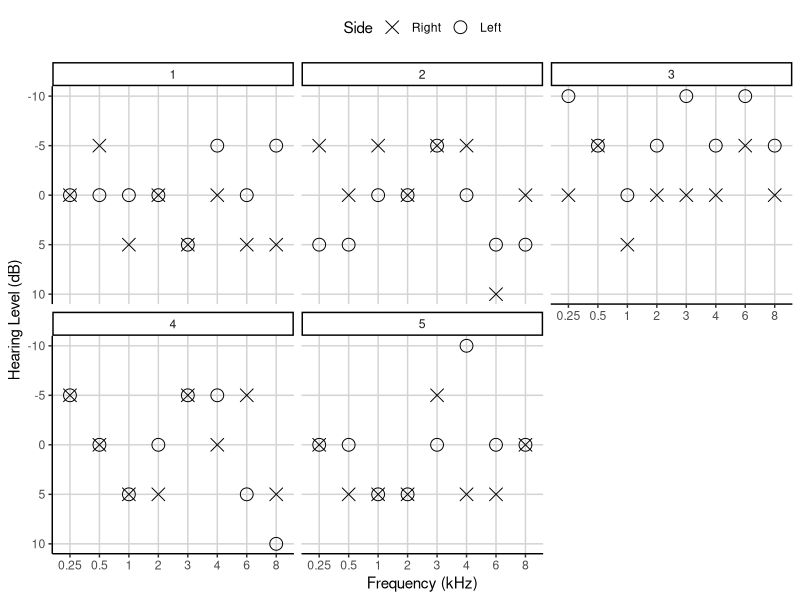
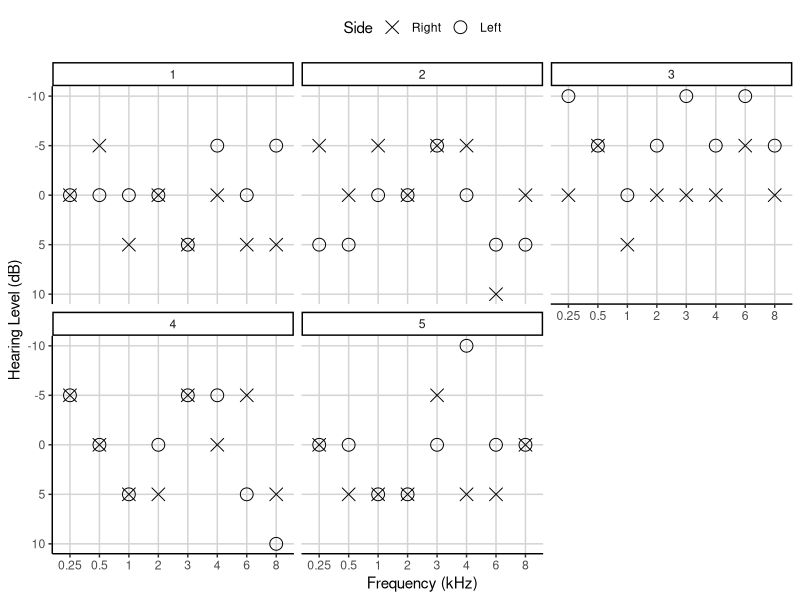

Here is the R script that generated these plots, in order:
library(ggplot2)

p <- 1:5
f <- c(0.25, 0.5, 1, 2, 3, 4, 6, 8)
s <- c("Right", "Left")

df <- expand.grid("s" = s, "f" = f, "p" = p)
df <- df[,3:1]
df$f <- factor(df$f)

p1 <- c(0,0,-5,0,5,0,0,0,5,5,0,-5,5,0,5,-5)
p2 <- c(-5,5,0,5,-5,0,0,0,-5,-5,-5,0,10,5,0,5)
p3 <- c(0,-10,-5,-5,5,0,0,-5,0,-10,0,-5,-5,-10,0,-5)
p4 <- c(-5,-5,0,0,5,5,5,0,-5,-5,0,-5,-5,5,5,10)
p5 <- c(0,0,5,0,5,5,5,5,-5,0,5,-10,5,0,0,0)

df$dB <- c(p1, p2, p3, p4, p5)

df |> 
    ggplot(aes(f, dB, shape = s)) +
    geom_point(size = 4) +
    theme_classic() +
    facet_wrap(~p) +
    scale_y_reverse() +
    scale_shape_manual("Side", values = c(4, 1)) +
    labs(x = "Frequency (kHz)", y = "Hearing Level (dB)") +
    theme(panel.grid.major = element_line(color = "lightgray", linetype = 1), legend.position = "top")

ggsave("audiometric.svg", width = 8, height = 5)
